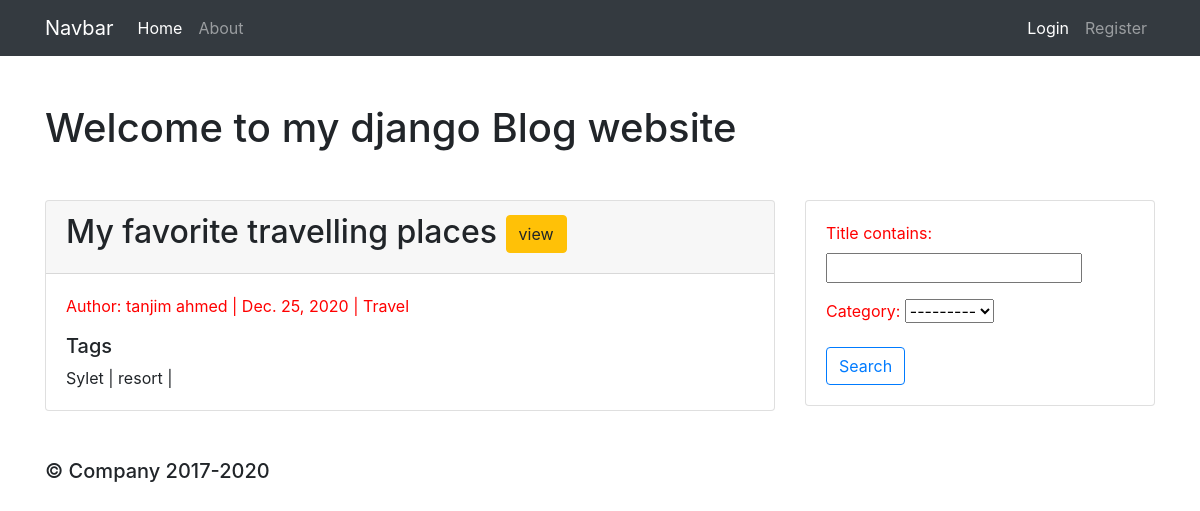
The page / on the database its author committed.
### myapp/models.py (models this page shows, shortened)
class Blog(models.Model):
    CATEGORY = (
        ('Sports', 'Sports'),
        ('Travel', 'Travel'),
        ('Food', 'Food'),
    )
    author = models.ForeignKey(Author, null=True, on_delete=models.SET_NULL)
    title = models.CharField(max_length=255)
    category = models.CharField(max_length=10, null=True, choices=CATEGORY)
    body_text = models.TextField()
    pub_date = models.DateField(auto_now_add=True)
    tag = models.ManyToManyField(Tag)

class Author(models.Model):
    user = models.OneToOneField(User, null= True, on_delete=models.CASCADE)
    name = models.CharField(max_length=199, null=True)
    email = models.CharField(max_length=199, null=True)
    phone = models.CharField(max_length=199, null=True)
    date_created = models.DateField(auto_now_add=True, null= True)

class Tag(models.Model):
    name = models.CharField(max_length=199, null=True)
    def __str__(self):
            return self.name

### myapp/views.py (the view)
# urls.py: path('', views.home, name='home'),
def home(request):
    blog = Blog.objects.all().order_by('-id')
    user= request.user
    myFilter = BlogFilter(request.GET, queryset=blog)
    blog = myFilter.qs
    total_blog = blog.count()
    context = {'posts':blog,
    'user':user,
    'total_blog': total_blog,
    'myFilter': myFilter,}
    return render(request, 'myapp/index.html', context)

### myapp/templates/myapp/index.html (shortened to what this page needs)
{% extends 'myapp/main.html' %}
    {% block content %}
    <h1 class="my-5">Welcome to my django Blog website</h1>
    <div class="row">
        <div class="col-md-8">
            {% for i in posts %}
            <div class="card">
                <div class="card-header">
                    <h2> {{i.title}} <a class="btn btn-warning" href="{% url 'blogPage' i.id %}">view</a></h2>
                </div>
                <div class="card-body">
                    <p> Author: {{i.author.name}} | {{i.pub_date}} | {{i.category}}</p>
                    <h5>Tags</h5>
                    {% for i_tag in i.tag.all %}
                    <span>{{ i_tag }} |</span>
                    {% endfor %}
                </div>
            </div>
            {% endfor %}
        </div>
        <div class="col-md-4">
            <div class="card">
                <div class="card-body">
                    <form method="get">
                        {{myFilter.form.as_p}}
                        <input class="btn btn-outline-primary" type="submit" value="Search">
                    </form>
                </div>
            </div>
        </div>
    </div>
    {% endblock %}

### myapp/templates/myapp/main.html (shortened to what this page needs)
{% load static %}
<!DOCTYPE html>
<html lang="en">
<head>
    <link rel="stylesheet" href="{% static 'css/styles.css' %}">
    <link rel="stylesheet" href="https://cdn.jsdelivr.net/npm/bootstrap@4.5.3/dist/css/bootstrap.min.css">
</head>
<body>
    {% include 'myapp/navbar.html' %}
    <div class="container">
    {% block content %}
    {% endblock %}
    </div>
    <footer>
        <footer class="container my-5">
            <h5>&copy; Company 2017-2020</h5>
        </footer>
    </footer>
</body>
</html>

### myapp/templates/myapp/navbar.html (shortened to what this page needs)
<nav class="navbar navbar-expand-lg navbar-dark bg-dark">
    <div class="container">
        <a class="navbar-brand" href="{% url 'home' %}">Navbar</a>
        <div class="collapse navbar-collapse" id="navbarNav">
            <ul class="navbar-nav">
                <li class="nav-item active">
                <a class="nav-link" href="{% url 'home' %}">Home</a>
                </li>
                <li class="nav-item">
                <a class="nav-link" href="{% url 'about' %}">About</a>
                </li>
            </ul>
            {% if request.user.is_authenticated %}
                <ul class="navbar-nav ml-auto">
                    <li class="nav-item active">
                        <a class="nav-link" href="#">hello, {{request.user}}</a>
                    </li>
                    <li class="nav-item active">
                        <a class="nav-link" href="{% url 'userPage' %}">Profile</a>
                    </li>
                    <li class="nav-item">
                        <a class="nav-link" href="{% url 'logout' %}">Logout</a>
                    </li>
                </ul>
            {% else %}
                <ul class="navbar-nav ml-auto">
                    <li class="nav-item active">
                    <a class="nav-link" href="{% url 'login' %}">Login</a>
                    </li>
                    <li class="nav-item">
                    <a class="nav-link" href="{% url 'register' %}">Register</a>
                    </li>
                </ul>
            {% endif %}
        </div>
    </div>
</nav>

### static/css/styles.css (style rules this page uses)
p { color: red; }

### rows shown on the page
Blog: title "My favorite travelling places", author.name "tanjim ahmed", pub_date "Dec. 25, 2020", category "Travel"
Tag: name "Sylet"
Tag: name "resort"
